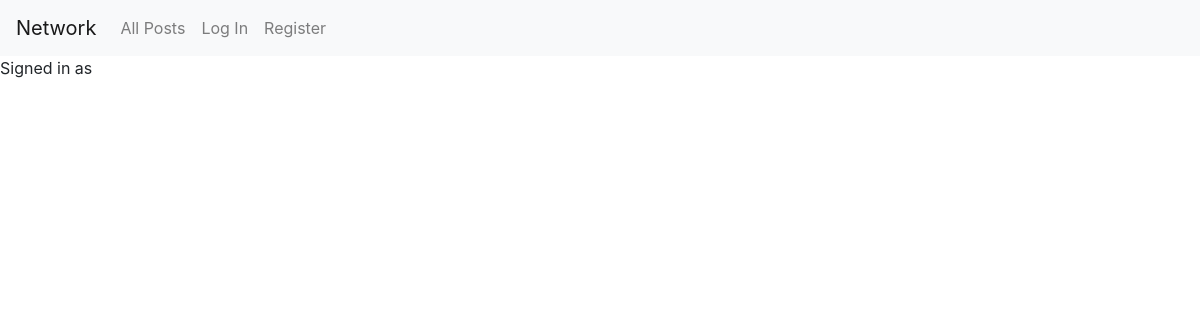
Page /profile on the earlier database version.
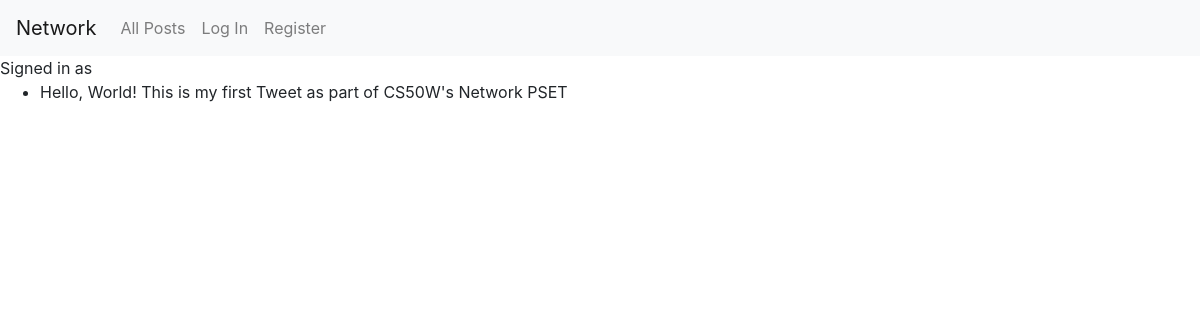
Same page on the later database version.
### network/models.py (models this page shows)
class Tweet(models.Model):
    author = models.ForeignKey(User, on_delete=models.CASCADE)
    tweetText = models.CharField(max_length=255)
    posted = models.DateTimeField(auto_now_add=True)

### network/views.py (the view)
# urls.py: path("profile", views.profile, name="profile")
def profile(request):
    foo = Tweet.objects.all()
    print(foo)
    return render(request, "network/profile.html", {
        "foo": foo
        })

### network/templates/network/profile.html
{% extends "network/layout.html" %}
{% block body %}
Signed in as <strong>{{ user.username }}</strong>
{% for tweet in foo %}
<ul>
     <li>{{tweet.tweetText}}</li>
</ul>
{% endfor %}
{% endblock %}

Differences in the rows shown:
added Tweet: tweetText "Hello, World! This is my first Tweet as part of CS50W's Network PSET"
